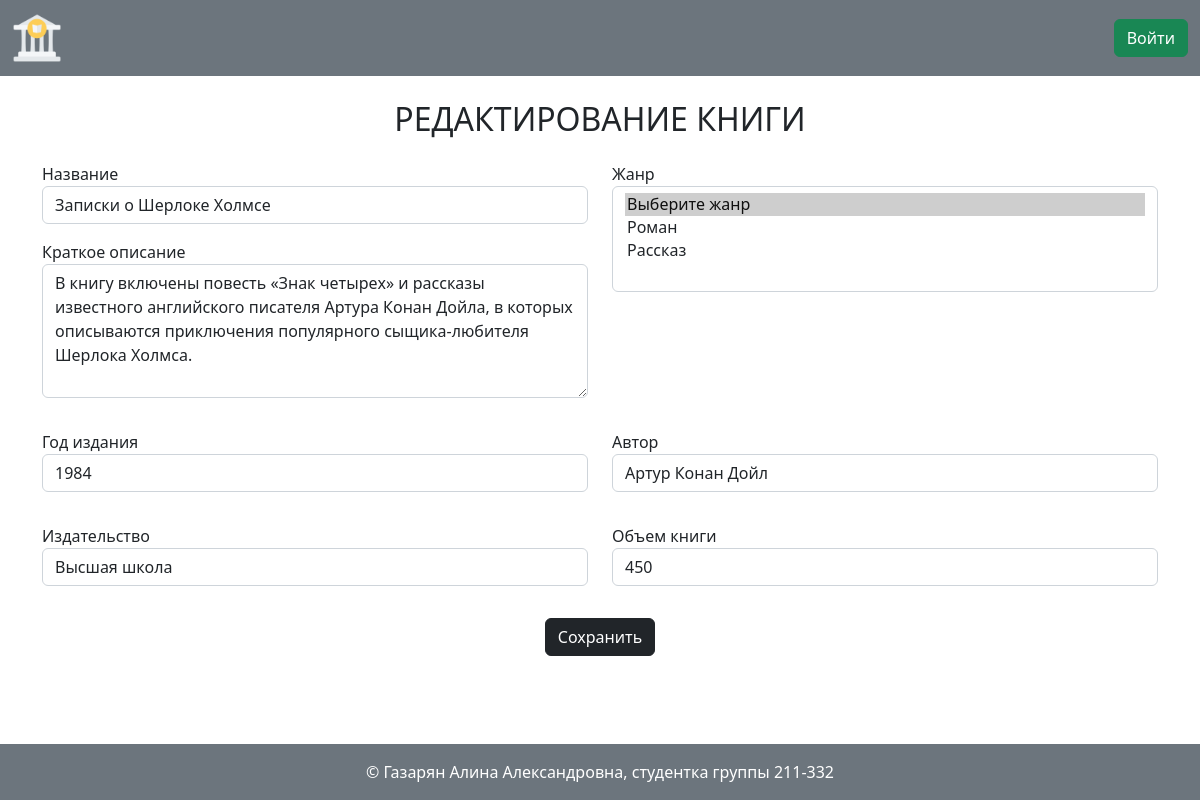
The page /book/3/edit on the database its author committed.
### models.py (models this page shows)
class Book(db.Model):
    __tablename__='books'
    id: Mapped[int]=mapped_column(primary_key=True)
    name: Mapped[str]=mapped_column(String(100), primary_key=True)
    short_desc: Mapped[str]=mapped_column(Text, nullable=False)
    year: Mapped[int]=mapped_column(String(10), nullable=False)
    publisher: Mapped[str]=mapped_column(String(100), nullable=False)
    author: Mapped[str]=mapped_column(String(100), nullable=False)
    volume: Mapped[int]=mapped_column(nullable=False)
    cover_id: Mapped[int]=mapped_column(ForeignKey('images.id'))
    review_of_book: Mapped[List['Review']]=relationship(back_populates='book')

### books.py (the view, shortened to what this page needs)
@bp.route('/<int:book_id>/edit', methods=['GET', 'POST'])
def edit(book_id):
    book = Book.query.filter_by(id=book_id).first()
    genres = list()
    for item in db.session.execute(db.select(Genre)).scalars().all():
        genres.append(item.name)
    return render_template('book_edit.html', book=book, genres_list=genres)

### templates/book_edit.html
{% extends 'base.html' %}
{% from 'book_form.html' import render_book_form %}
{% block content %}
    {{ render_book_form(genres_list, action="edit", book=book) }}
{% endblock %}

### templates/book_form.html (shortened to what this page needs)
{% macro render_book_form(genres_list, action="edit", book=none) %}
    <div class="container">
        {% if action=="edit" %}
            <h2 class="my-4 text-center text-uppercase font-weight-bold">Редактирование книги</h2>
        {% else %}
            <h2 class="my-4 text-center text-uppercase font-weight-bold">Добавление книги</h2>
        {% endif %}
        <form method="POST"
            {% if action == 'add' %}
                action="{{ url_for('book.add', book_id=book.id) }}"
            {% else %}
                action="{{ url_for('book.edit', book_id=book.id) }}"
            {% endif %}
            enctype="multipart/form-data">
            <div class="mb-3 row">
                <div class="col-md-6 d-flex flex-column">
                    <div class="mb-3">
                        <label for="name">Название</label>
                        <input class="form-control" type="text" name="name" id="name" value="{% if book != none %}{{ book.name }}{% endif %}">
                    </div>
                    <div class="mb-3 d-flex flex-column flex-grow-1">
                        <label for="short_description">Краткое описание</label>
                        <textarea
                            class="form-control flex-grow-1"
                            name="short_desc"
                            id="short_description"
                            cols="30"
                            rows="5"
                            >{% if book != none %}{{ book.short_desc }}{% endif %} </textarea>
                    </div>
                </div>
                {% if action=="add" %}
                    <div class="col-md-6 d-flex flex-column">
                        <div class="mb-3">
                            <label for="background_img">Фоновое изображение</label>
                            <input class="form-control" type="file" name="background_img" id="background_img">
                        </div>
                        <div class="mb-3 background-preview p-3 rounded d-flex align-items-center justify-content-center">
                            <img src="#" class="img-fluid d-none" alt="">
                            <label for="background_img" class="btn btn-dark">Выбрать изображение</label>
                        </div>
                    </div>
                {% else %}
                    <div class="col-md-6 d-flex flex-column">
                        <div class="mb-3">
                            <label for="genre">Жанр</label>
                            <select class="form-select" name="genres_filter" multiple>
                                <option value="default" selected>Выберите жанр</option>
                                {% for genre in genres_list %}
                                    <option value="{{ genre }}">{{ genre }}</option>
                                {% endfor %}
                            </select>
                        </div>
                    </div>
                {% endif %}
            </div>
            <div class="mb-3 row">
                <div class="col-md-6 d-flex flex-column">
                    <div class="mb-3">
                        <label for="year">Год издания</label>
                        <input class="form-control" type="text" name="year" id="year" value="{% if book != none %}{{ book.year }}{% endif %}">
                    </div>
                </div>
                <div class="col-md-6 d-flex flex-column">
                    <div class="mb-3 d-flex flex-column flex-grow-1">
                        <label for="author">Автор</label>
                        <input class="form-control" type="text" name="author" id="author" value="{% if book != none %}{{ book.author }}{% endif %}">
                    </div>
                </div>
            </div>
            <div class="mb-3 row">
                <div class="col-md-6 d-flex flex-column">
                    <div class="mb-3">
                        <label for="publisher">Издательство</label>
                        <input class="form-control" type="text" name="publisher" id="publisher" value="{% if book != none %}{{ book.publisher }}{% endif %}">
                    </div>
                </div>
                <div class="col-md-6 d-flex flex-column">
                    <div class="mb-3 d-flex flex-column flex-grow-1">
                        <label for="volume">Объем книги</label>
                        <input class="form-control" type="text" name="volume" id="volume" value="{% if book != none %}{{ book.volume }}{% endif %}">
                    </div>
                </div>
            </div>
            <div class="mb-3 text-center">
                <input type="submit" class="btn btn-dark" value="Сохранить">
            </div>
        </form>
    </div>
{% endmacro %}

### rows shown on the page
Book: name "Записки о Шерлоке Холмсе", short_desc "В книгу включены повесть «Знак четырех» и рассказы известного английского писателя Артура Конан Дойла, в которых описываются приключения популярного сыщика-любителя Шерлока Холмса.", year "1984", author "Артур Конан Дойл", publisher "Высшая школа", volume "450"
